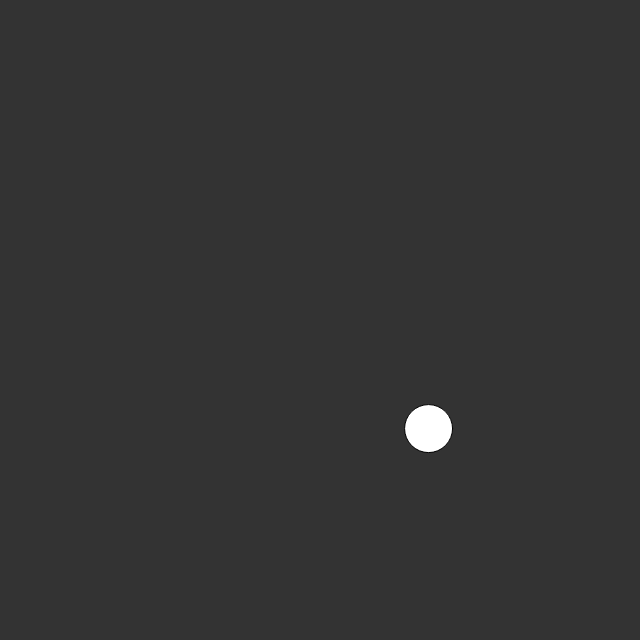
Frame 1 (no input)
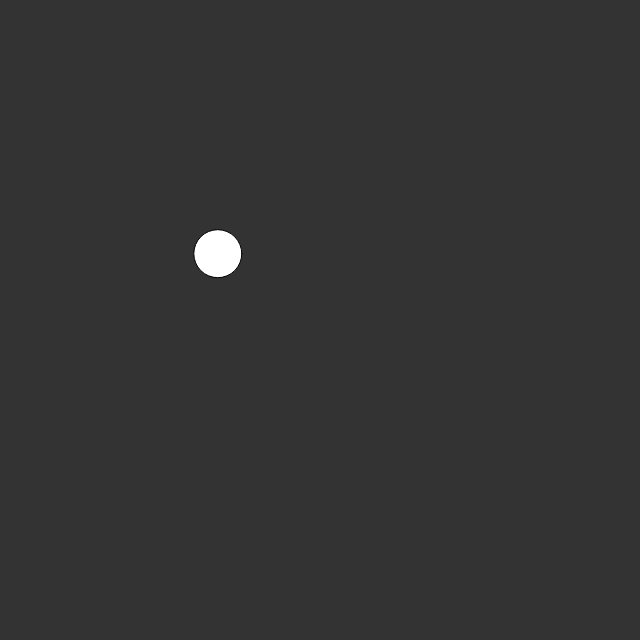
Frame 60 (no input)
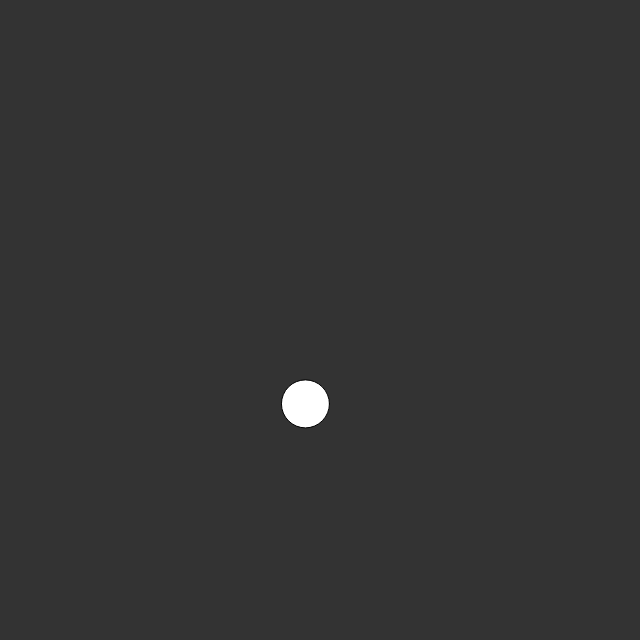
Frame 120 (the mouse pressed at the canvas centre since frame 60)

The p5.js sketch that drew these frames (run headless with seeded random() and noise() and a simulated clock; from frame 60 on, the mouse is pressed at the canvas centre):

// p5.js sketch
// ── sketch.js
// Perlin Noise is a random algorithm that has a smoothness to it, organic movement
// Input param for noise is "time" you're refrencing -> points are related to others near it in time

var xoff = 0;   // global variable for offset of the x value on the axis
var yoff = 0;

function setup() {
    createCanvas(640, 640);
    
}

function draw() {
    background(51);

    // var x = random(0, width); // gives random x value
    
    var x = noise(xoff) * width;  // must multiply here because noise is always between 0 and 1
                                  // replace 0 with xoff to have values relate instead reference origin
    xoff += 0.014;                // makes dot appear to move because 'randomly' picking points closer to it
    
    var y = noise(yoff) * height;
    
    yoff += 0.016;
    
    fill(255);
    ellipse(x, y, 48, 48);
}
